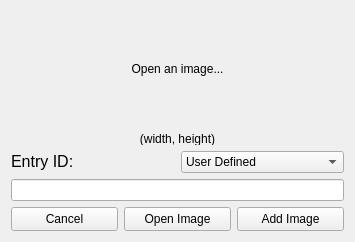
<?xml version="1.0" encoding="UTF-8"?>
<ui version="4.0">
 <class>ImageInjectorDialog</class>
 <widget class="QDialog" name="ImageInjectorDialog">
  <property name="geometry">
   <rect>
    <x>0</x>
    <y>0</y>
    <width>355</width>
    <height>242</height>
   </rect>
  </property>
  <property name="font">
   <font>
    <family>Arial</family>
   </font>
  </property>
  <property name="windowTitle">
   <string>Dialog</string>
  </property>
  <layout class="QVBoxLayout" name="verticalLayout_2" stretch="0,0">
   <property name="sizeConstraint">
    <enum>QLayout::SetDefaultConstraint</enum>
   </property>
   <item>
    <layout class="QVBoxLayout" name="verticalLayout" stretch="0,0">
     <item>
      <widget class="QLabel" name="image">
       <property name="font">
        <font>
         <family>Arial</family>
        </font>
       </property>
       <property name="text">
        <string>Open an image...</string>
       </property>
       <property name="alignment">
        <set>Qt::AlignCenter</set>
       </property>
      </widget>
     </item>
     <item>
      <widget class="QLabel" name="label_2">
       <property name="maximumSize">
        <size>
         <width>16777215</width>
         <height>13</height>
        </size>
       </property>
       <property name="font">
        <font>
         <family>Arial</family>
        </font>
       </property>
       <property name="text">
        <string>(width, height)</string>
       </property>
       <property name="alignment">
        <set>Qt::AlignCenter</set>
       </property>
      </widget>
     </item>
    </layout>
   </item>
   <item>
    <layout class="QGridLayout" name="gridLayout" rowstretch="0,0,0">
     <item row="0" column="0">
      <widget class="QLabel" name="label_3">
       <property name="font">
        <font>
         <family>Arial</family>
        </font>
       </property>
       <property name="text">
        <string>&lt;!DOCTYPE HTML PUBLIC &quot;-//W3C//DTD HTML 4.0//EN&quot; &quot;http://www.w3.org/TR/REC-html40/strict.dtd&quot;&gt;
&lt;html&gt;&lt;head&gt;&lt;meta name=&quot;qrichtext&quot; content=&quot;1&quot; /&gt;&lt;style type=&quot;text/css&quot;&gt;
p, li { white-space: pre-wrap; }
&lt;/style&gt;&lt;/head&gt;&lt;body style=&quot; font-family:'Lucida Grande'; font-size:13pt; font-weight:400; font-style:normal;&quot;&gt;
&lt;p style=&quot; margin-top:0px; margin-bottom:0px; margin-left:0px; margin-right:0px; -qt-block-indent:0; text-indent:0px;&quot;&gt;&lt;span style=&quot; font-family:'MS Shell Dlg 2'; font-size:12pt;&quot;&gt;Entry ID:&lt;/span&gt;&lt;/p&gt;&lt;/body&gt;&lt;/html&gt;</string>
       </property>
      </widget>
     </item>
     <item row="0" column="1">
      <widget class="QComboBox" name="comboBox">
       <property name="font">
        <font>
         <family>Arial</family>
        </font>
       </property>
       <property name="editable">
        <bool>false</bool>
       </property>
       <item>
        <property name="text">
         <string>User Defined</string>
        </property>
       </item>
      </widget>
     </item>
     <item row="1" column="0" colspan="2">
      <widget class="QLineEdit" name="lineEdit">
       <property name="font">
        <font>
         <family>Arial</family>
        </font>
       </property>
      </widget>
     </item>
     <item row="2" column="0" colspan="2">
      <layout class="QHBoxLayout" name="horizontalLayout" stretch="0,0,0">
       <item>
        <widget class="QPushButton" name="pushButton">
         <property name="minimumSize">
          <size>
           <width>80</width>
           <height>24</height>
          </size>
         </property>
         <property name="font">
          <font>
           <family>Arial</family>
          </font>
         </property>
         <property name="text">
          <string>Cancel</string>
         </property>
         <property name="icon">
          <iconset resource="images.qrc">
           <normaloff>:/images/cancel.png</normaloff>:/images/cancel.png</iconset>
         </property>
         <property name="autoDefault">
          <bool>false</bool>
         </property>
        </widget>
       </item>
       <item>
        <widget class="QPushButton" name="pushButton_2">
         <property name="minimumSize">
          <size>
           <width>87</width>
           <height>24</height>
          </size>
         </property>
         <property name="font">
          <font>
           <family>Arial</family>
          </font>
         </property>
         <property name="text">
          <string>Open Image</string>
         </property>
         <property name="icon">
          <iconset resource="images.qrc">
           <normaloff>:/images/open.png</normaloff>:/images/open.png</iconset>
         </property>
         <property name="autoDefault">
          <bool>false</bool>
         </property>
        </widget>
       </item>
       <item>
        <widget class="QPushButton" name="pushButton_3">
         <property name="minimumSize">
          <size>
           <width>80</width>
           <height>24</height>
          </size>
         </property>
         <property name="font">
          <font>
           <family>Arial</family>
          </font>
         </property>
         <property name="text">
          <string>Add Image</string>
         </property>
         <property name="icon">
          <iconset resource="images.qrc">
           <normaloff>:/images/add.png</normaloff>:/images/add.png</iconset>
         </property>
         <property name="autoDefault">
          <bool>false</bool>
         </property>
        </widget>
       </item>
      </layout>
     </item>
    </layout>
   </item>
  </layout>
 </widget>
 <resources>
  <include location="images.qrc"/>
 </resources>
 <connections/>
</ui>
